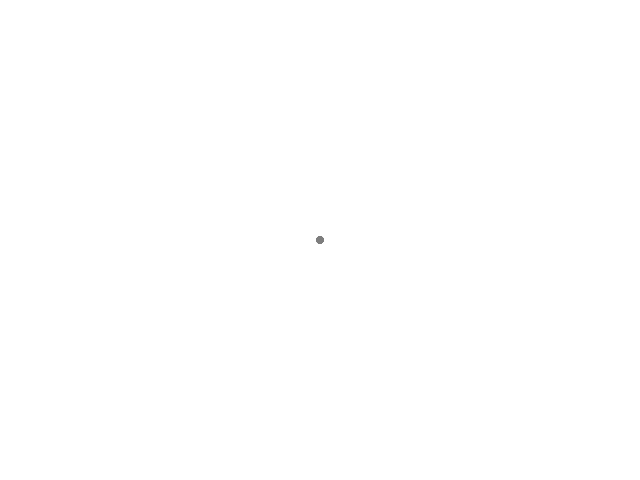
Frame 1 (no input)
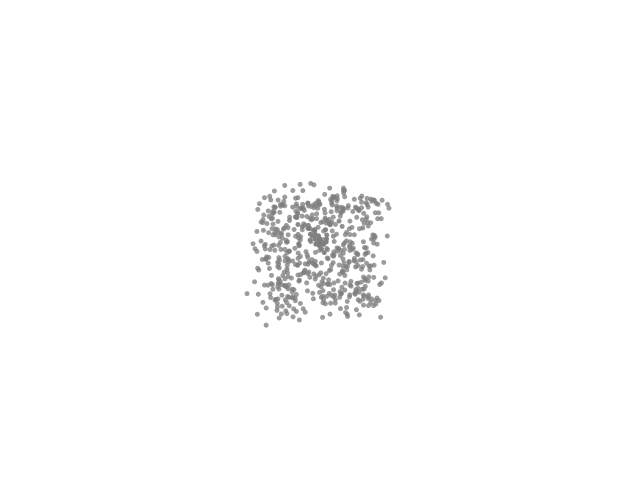
Frame 60 (the mouse pressed at the canvas centre just before this capture)
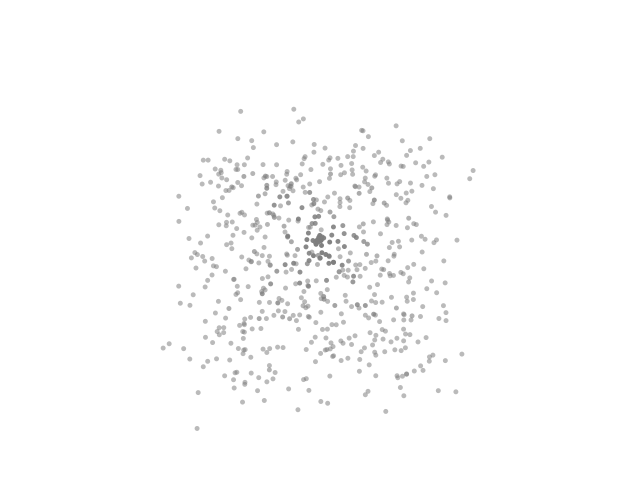
Frame 120 (the mouse held since frame 60 and released just before this capture)

The Processing sketch that drew these frames (run headless with seeded random() and noise(); from frame 60 on, the mouse is pressed at the canvas centre):

// Processing sketch: SimpleSystem
// ── SimpleSystem.pde
import java.util.*;

ArrayList<Particle> particles;
int SIZE = 500;


void setup() {
  size(640, 480);
  background(255);
  
  particles = new ArrayList<Particle>();
  for (int i = 0; i < SIZE; i++) {
    particles.add(
      new Particle(new PVector(width/2, height/2))
    );
  }
}

void draw() {
  background(255);
  
  particles.add(new Particle(new PVector(width/2, height/2)));
  
  Iterator<Particle> it = particles.iterator();
  while (it.hasNext()) {
    Particle p = it.next();
    p.applyForce(
      new PVector(
        random(-0.05, 0.05),
        random(-0.05, 0.05)
      )
    );
    p.run();
    if (p.isDead()) {
      it.remove();
    }
  }
}

// ── Particle.pde
class Particle {
  PVector location;
  PVector velocity;
  PVector acceleration;
  float lifespan;
  
  Particle(PVector location_p) {
    location = location_p.copy();
    velocity = new PVector(random(-1, 1), random(-1, 1));
    acceleration = new PVector(0, 0.2);
    lifespan = 255;
  }
  
  void run() {
    update();
    display();
  } 
  
  void update() {
    location.add(velocity);
    velocity.add(acceleration);
    lifespan -= 1.0;
    
    acceleration.mult(0);
  }
  
  void display() {
    noStroke();
    fill(125, lifespan);
    ellipse(location.x, location.y, 5, 5);
  }
  
  boolean isDead() {
    return lifespan <= 0.0 ? true : false;
  }
  
  void applyForce(PVector f) {
    acceleration.add(f);
  }
}
